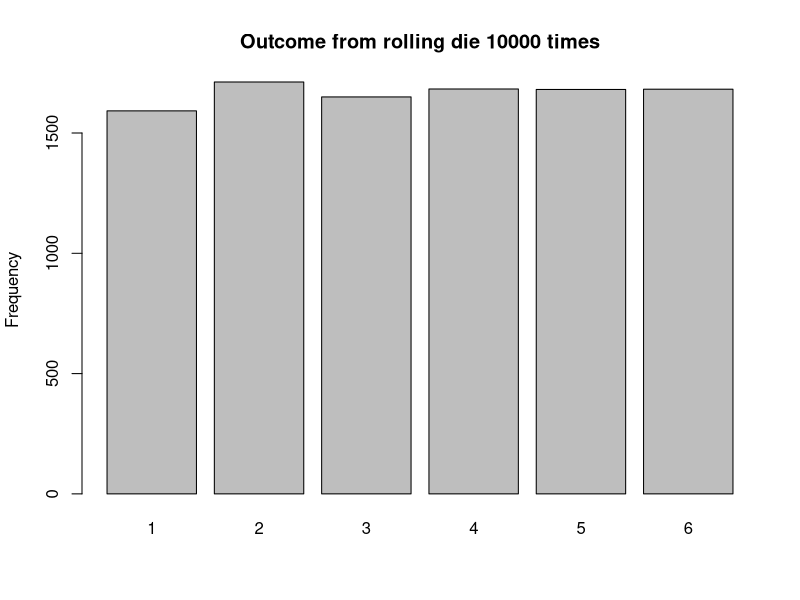
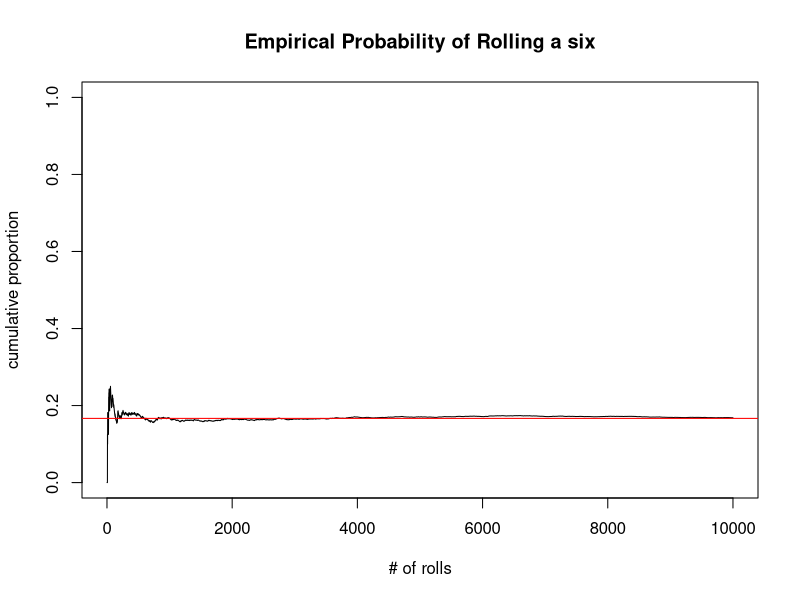
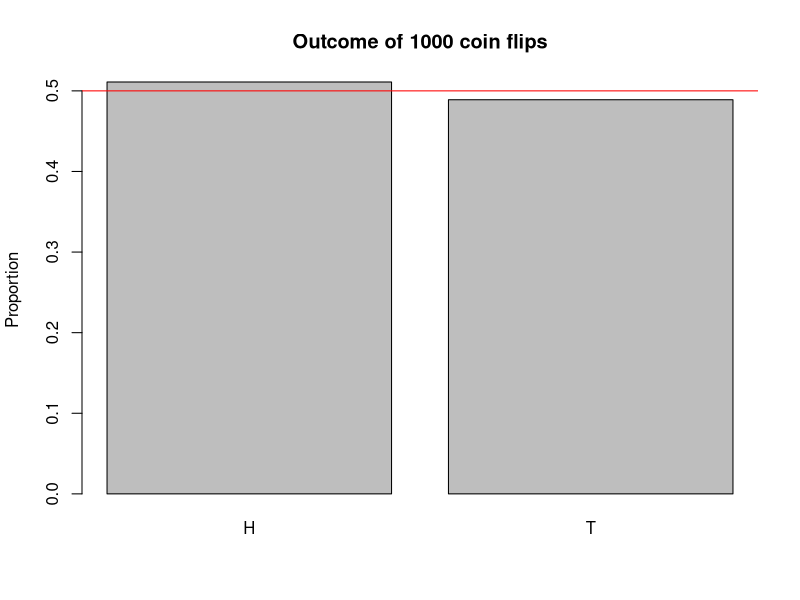
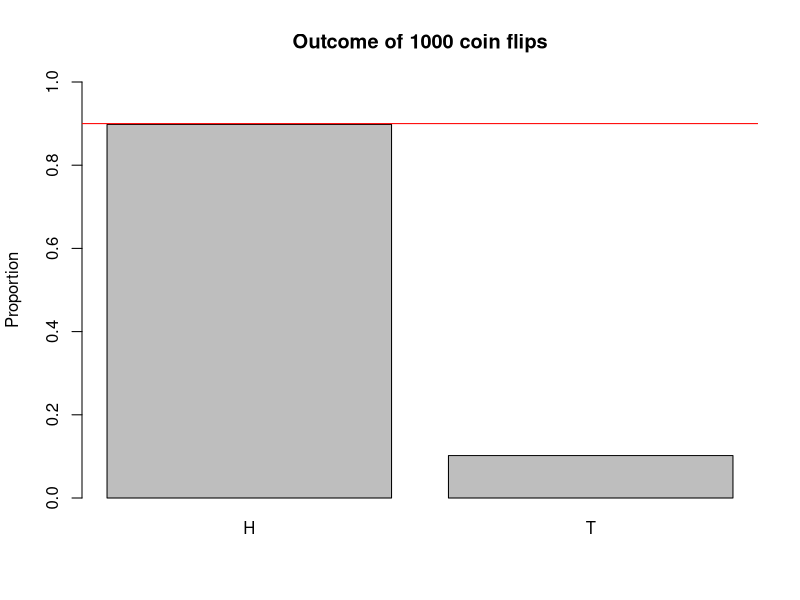

Source code (R) for these figures, in order:
######################################
## Module 4: Probability
######################################

# Note: the 'gtools' library is needed to enumerate
# permutations and combinations
# make sure to change the .libPaths if necessary
# you can install 'gtools' by typing install.packages("gtools")

library(gtools)

######################################
## simulate rolling a die 10000 times
######################################
roll = sample(1:6, 10000, replace = TRUE)
barplot(table(roll), 
        main = "Outcome from rolling die 10000 times",
        ylab = "Frequency")

## proportion of 6s in first 'i' elements of 'x' ##
prob.6 <- function(i,x) {
  sum(x[1:i]==6) / i
}

## apply this function to all integers from 1- 10000
probs = sapply(1:10000, prob.6, x=roll)

## plot cumulative proportion of 6s rolled ##
plot(probs, xlab = "# of rolls", type = "l", ylim = c(0,1),
     ylab = "cumulative proportion", 
     main = "Empirical Probability of Rolling a six")
abline(h = 1/6, col = "red")


## simulate flipping a fair coin 1000 times
coins = sample(c("H", "T"), 1000, replace=TRUE)
t = table(coins)
barplot(t/sum(t), main = "Outcome of 1000 coin flips",
        ylab = "Proportion")
abline(h = 0.50, col = "red")

## simulate flipping a biased coin 1000 times
coins = sample(c("H", "T"), 1000, prob = c(.9,.1), replace=TRUE)
t = table(coins)
barplot(t/sum(t), main = "Outcome of 1000 coin flips",
        ylab = "Proportion", ylim = c(0,1))
abline(h = 0.90, col = "red")


#########################################################
## general method for repeating a probability experiment
## ex: flip a coin 2 times, count heads
#########################################################

flip.two.heads <- function() {
  f = sample(c("H", "T"), 2, replace = TRUE)
  count = sum(f=="H")
  return (count == 2)
}
two.heads = replicate(1000, flip.two.heads())
prop.heads = sum(two.heads) / length(two.heads)

#########################################################
## Question: flip a coin 3 times and determine the 
## probability that the coin lands on  heads at least
## 2 times
## Copy and modify the above code to find the empirical
## probability using the 'replicate' function
#########################################################



#########################################################
## classical probability definitions - when all outcomes
## are equally likely
#########################################################

##########################################################
## useful logical function: 
#   all(x) returns true if all elements in x are TRUE
#   any(x) returns true if any element in x is TRUE
##########################################################

x = rep(1,3)
any(x == 1)
all(x == 1)

x = 1:3
any(x == 1)
all(x == 1)



##########################################################
# We can use the 'permutation' function from the gtools
# library to do classical probability calculations
# the arguments for the permuation function include 
# (1) number of outcomes / trial, 
# (2) number of trials,
# (3) sample space for each trial
# (4) repeats = TRUE if outcomes can repeat across trials
# Permutations gives all possible arrangements where
#    order matters
##########################################################

S = permutations(2,3, c("C", "I"), repeats = TRUE)

# A = answer all questions correctly
correct = S == "C"
S[ apply(correct, 1, all),   ]

# A = answer at least 2 questions correctly
index =   rowSums(  S == "C" ) >=2
S[index,]


##########################################################
# Sample space S for flipping a coin 3 times  #
##########################################################

S = permutations(2,3, c("H", "T"), repeats = TRUE)
# Probability of getting all Heads, P(H = 3)
all.heads = apply(S== "H", 1, all)
sum(all.heads) / length(all.heads)

# Probability of getting at least 1 Head, P(H >= 1)
any.heads = apply(S== "H", 1, any)
sum(any.heads) / length(any.heads)


# Note that the complement of at least one head (H >=1)
# is no heads (H=0) (or all tails)

# by the rule of complements, 
# P(at least one head) = 1 - P(no heads)
no.heads = !apply(S== "H", 1, any)
p.no.heads = sum(no.heads) / length(no.heads)
1 - p.no.heads


